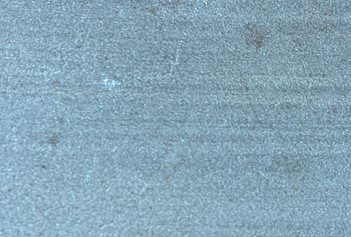
#> input picture codes/pic_2.jpg, 351 x 237 px, found by its file name
$ jupyter execute try-2.ipynb   (older library calls are emulated)
#> lines starting #> are read from the running program, lines starting #| are printed output that depends on the picture; after the words box and inside, x2 and y2 are one past the last pixel; in counts of white or black regions, pixels touching at a corner belong together; long printed decimals are rounded
[cell 1]
import numpy as np
import pandas as pd
import os
import cv2 as cv
import matplotlib.pyplot as plt
from skimage.feature import graycomatrix, graycoprops

[cell 2]
def show_image(img, cmap='gray'):
    fig = plt.figure(figsize=(20,20))
    axes = fig.add_subplot(111)
    axes.imshow(img, cmap=cmap)

[cell 3]
test_img = cv.imread("D:\IMAGE PROCESSING\pic_2.jpg")
#> test_img is the input picture: shape (237, 351, 3); mean B, G, R 184, 166.3, 134.5
test_img = cv.cvtColor(test_img, cv.COLOR_BGR2RGB)
show_image(test_img)

[cell 4]
width, height, dimension = test_img.shape
#> width = 237; height = 351; dimension = 3
print(f'Width RGB = {width}')
#| Width RGB = 237
print(f'Height RGB = {height}')
#| Height RGB = 351
print(f'Dimension RGB = {dimension}')
#| Dimension RGB = 3

[cell 5]
test_img_gray = cv.cvtColor(test_img, cv.COLOR_RGB2GRAY)
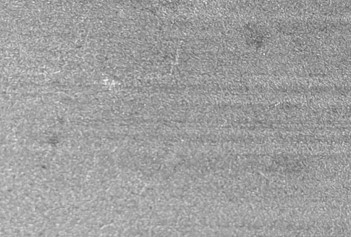
#> test_img_gray: shape (237, 351); min 89, max 242, mean 158.8
show_image(test_img_gray)

[cell 6]
width, height = test_img_gray.shape
print(f'Width Grayscale = {width}')
#| Width Grayscale = 237
print(f'Height Grayscale = {height}')
#| Height Grayscale = 351
print(f'Image Shape Grayscale {test_img_gray.shape}')
#| Image Shape Grayscale (237, 351)

[cell 7]
test_img_thresh = cv.adaptiveThreshold(test_img_gray,255,cv.ADAPTIVE_THRESH_GAUSSIAN_C, cv.THRESH_BINARY_INV,11,3)
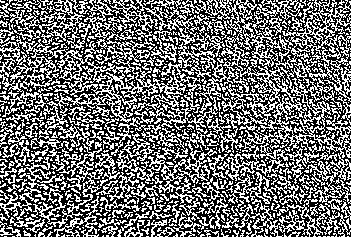
#> test_img_thresh: shape (237, 351); 43.4% white in thin lines or dots
show_image(test_img_thresh)

[cell 8]
def glcm_feature(matrix_coocurrence, featureName):
#> called with matrix_coocurrence = array of shape (256, 256, 1, 1), featureName = 'contrast'
    feature = graycoprops(matrix_coocurrence, featureName)
#> feature = [31896.9]
    result = np.average(feature)
#> result = 31896.9
    return result
distance = 10
teta = 90

contrast_test = []
homogeneity_test = []
energy_test = []
correlation_test = []


glcm = graycomatrix(test_img_thresh, [distance], [teta], levels=256, symmetric=True, normed=True)
contrast_test.append(glcm_feature(glcm, 'contrast'))
homogeneity_test.append(glcm_feature(glcm, 'homogeneity'))
energy_test.append(glcm_feature(glcm, 'energy'))
correlation_test.append(glcm_feature(glcm, 'correlation'))

print(f'Homogenity : {homogeneity_test[0]}')
#| Homogenity : 0.5095
print(f'Correlation : {correlation_test[0]}')
#| Correlation : 0.001314
print(f'Energy : {energy_test[0]}')
#| Energy : 0.5088
print(f'Contrast : {contrast_test[0]}')
#| Contrast : 31896.901

$ run again, with codes/pic_1.jpg copied over codes/pic_2.jpg
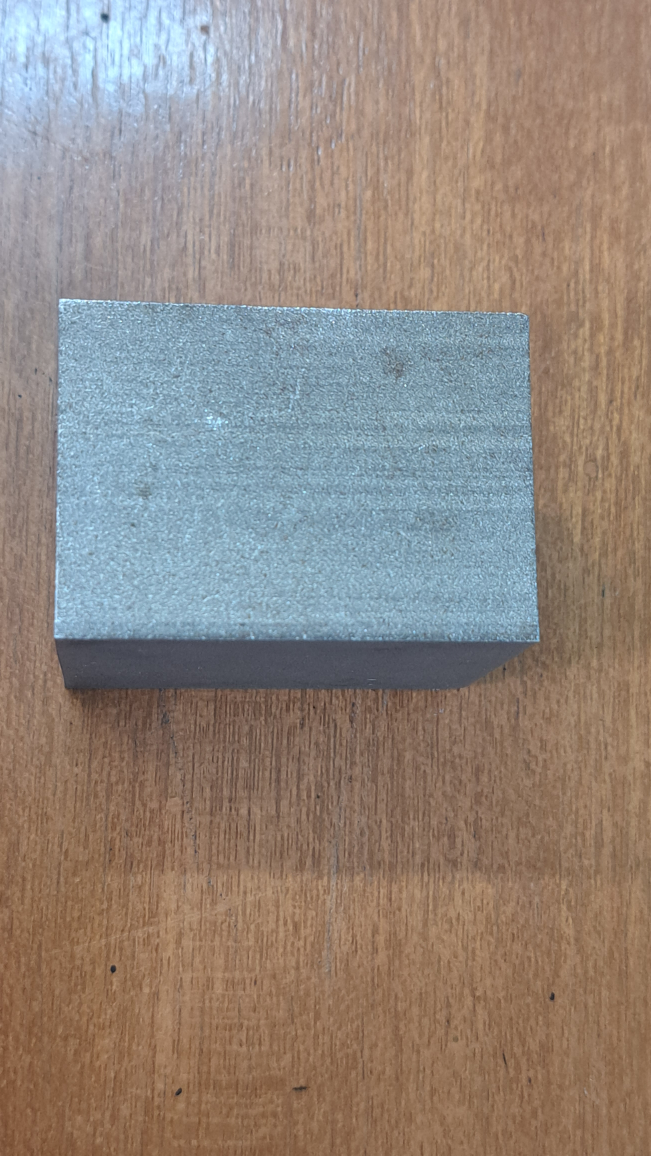
#> input picture codes/pic_1.jpg, 2604 x 4624 px, found by its file name (shown at 1/4 size)
#> test_img is the input picture: shape (4624, 2604, 3); mean B, G, R 126.1, 134.6, 146.5
#| Width RGB = 4624
#| Height RGB = 2604
#| Dimension RGB = 3
#> `test_img_gray = cv.cvtColor(test_img, cv.COLOR_RGB2GRAY)`:
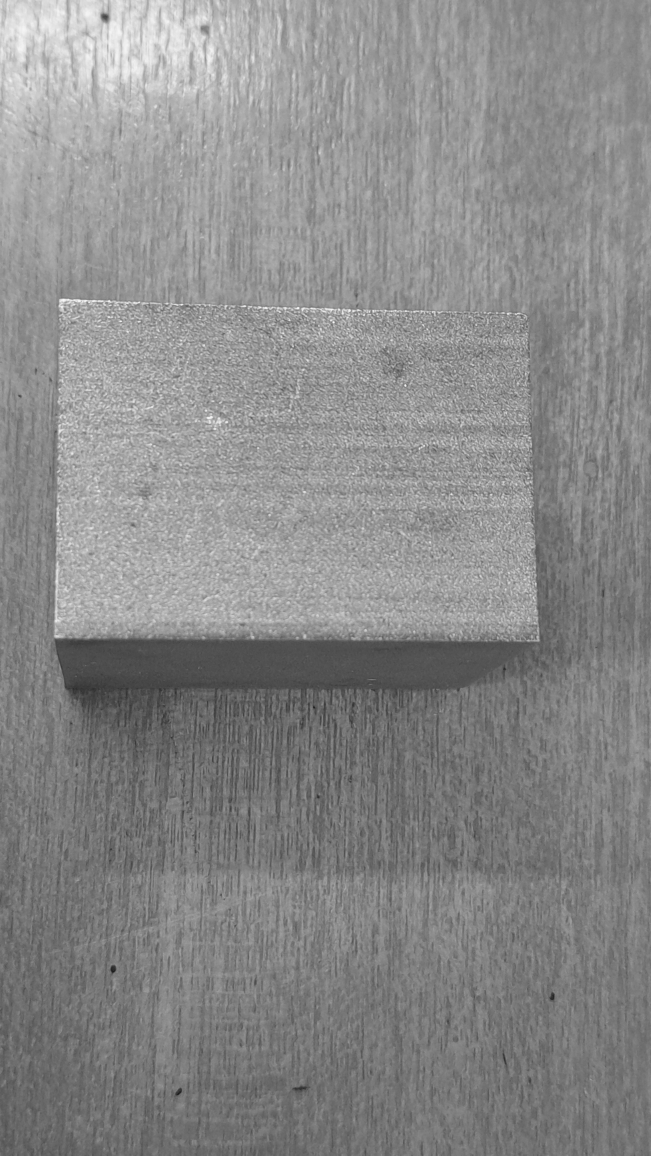
#> test_img_gray: shape (4624, 2604) (shown at 1/4 size); min 18, max 253, mean 137.2
#| Width Grayscale = 4624
#| Height Grayscale = 2604
#| Image Shape Grayscale (4624, 2604)
#> `test_img_thresh = cv.adaptiveThreshold(test_img_gray,255,cv.ADAPTIVE_T..`:
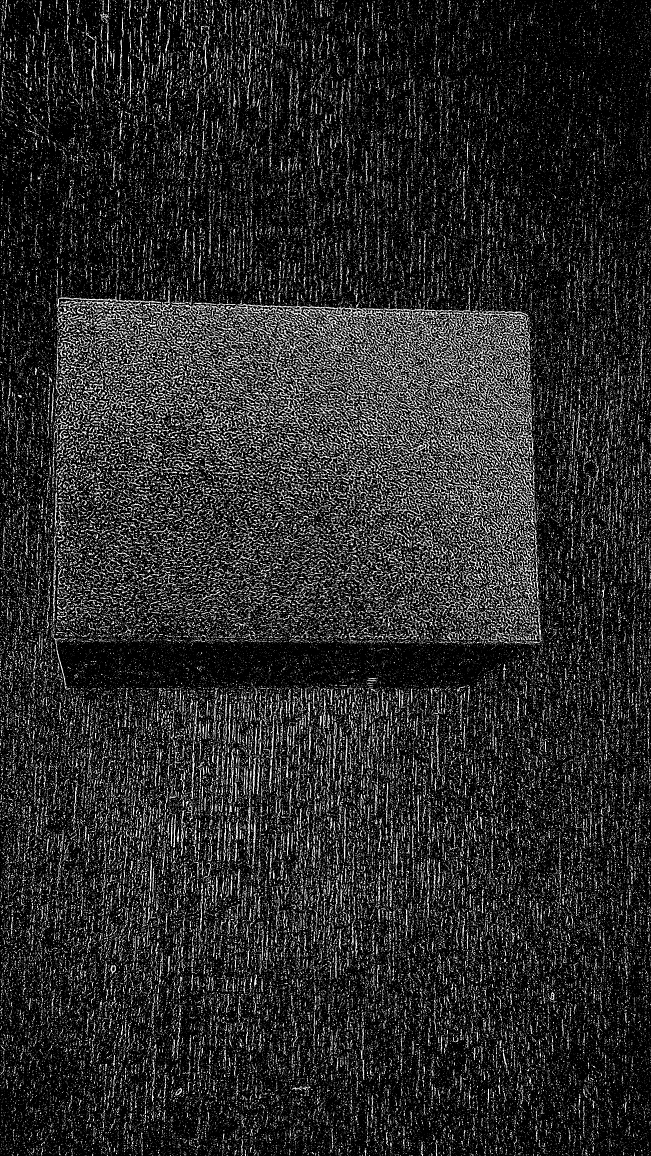
#> test_img_thresh: shape (4624, 2604) (shown at 1/4 size); 16.2% white; 141810 white regions (121099 under 20 px), largest, box (x1, y1, x2, y2) and area: (945, 1215, 1533, 1281) 6537, (1535, 1221, 1884, 1289) 2777, (2019, 1286, 2124, 1404) 2538
#> feature = [16606.5]
#> result = 16606.5
#| Homogenity : 0.7446
#| Correlation : 0.05901
#| Energy : 0.7338
#| Contrast : 16606.493
